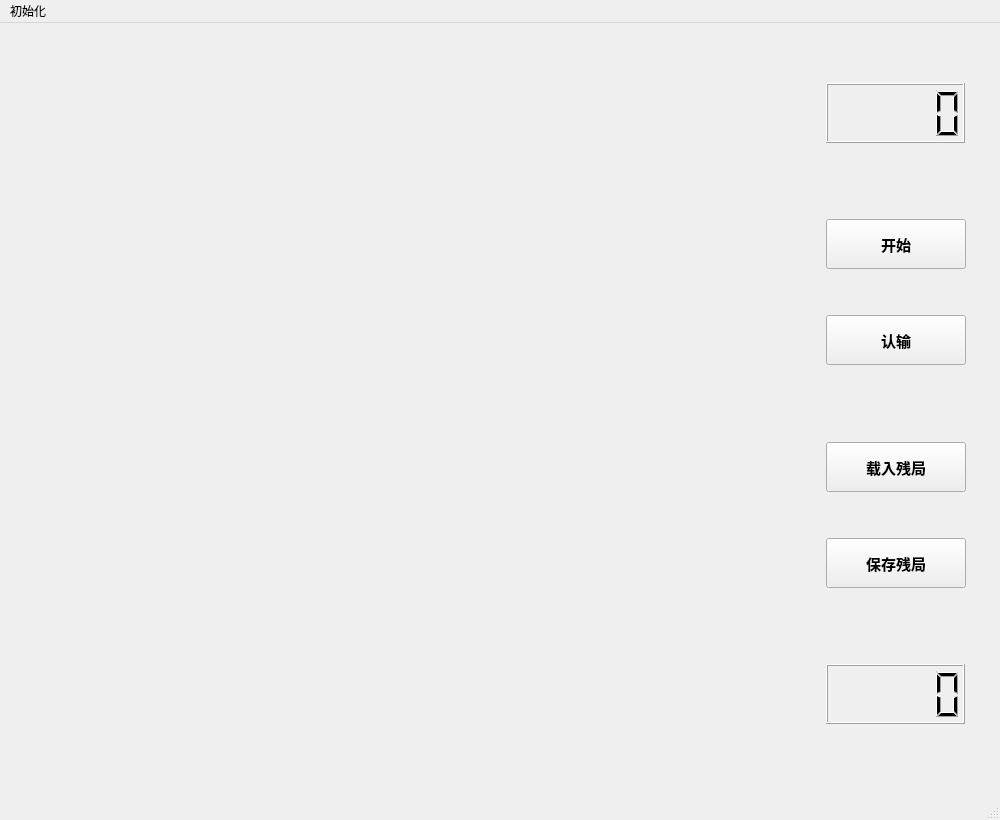
<?xml version="1.0" encoding="UTF-8"?>
<ui version="4.0">
 <class>MainWindow</class>
 <widget class="QMainWindow" name="MainWindow">
  <property name="geometry">
   <rect>
    <x>0</x>
    <y>0</y>
    <width>1000</width>
    <height>820</height>
   </rect>
  </property>
  <property name="sizePolicy">
   <sizepolicy hsizetype="Fixed" vsizetype="Fixed">
    <horstretch>0</horstretch>
    <verstretch>0</verstretch>
   </sizepolicy>
  </property>
  <property name="windowTitle">
   <string>Chess</string>
  </property>
  <widget class="QWidget" name="centralWidget">
   <widget class="QWidget" name="">
    <property name="geometry">
     <rect>
      <x>815</x>
      <y>40</y>
      <width>161</width>
      <height>681</height>
     </rect>
    </property>
    <layout class="QVBoxLayout" name="verticalLayout_3">
     <property name="topMargin">
      <number>20</number>
     </property>
     <property name="bottomMargin">
      <number>20</number>
     </property>
     <item>
      <widget class="QLCDNumber" name="lcdNumber">
       <property name="minimumSize">
        <size>
         <width>100</width>
         <height>60</height>
        </size>
       </property>
       <property name="maximumSize">
        <size>
         <width>16777215</width>
         <height>60</height>
        </size>
       </property>
       <property name="font">
        <font>
         <family>Agency FB</family>
         <weight>75</weight>
         <bold>true</bold>
        </font>
       </property>
      </widget>
     </item>
     <item>
      <spacer name="verticalSpacer_4">
       <property name="orientation">
        <enum>Qt::Vertical</enum>
       </property>
       <property name="sizeHint" stdset="0">
        <size>
         <width>20</width>
         <height>40</height>
        </size>
       </property>
      </spacer>
     </item>
     <item>
      <layout class="QVBoxLayout" name="verticalLayout_2">
       <item>
        <layout class="QHBoxLayout" name="horizontalLayout">
         <property name="spacing">
          <number>0</number>
         </property>
         <item>
          <spacer name="horizontalSpacer">
           <property name="orientation">
            <enum>Qt::Horizontal</enum>
           </property>
           <property name="sizeHint" stdset="0">
            <size>
             <width>40</width>
             <height>20</height>
            </size>
           </property>
          </spacer>
         </item>
         <item>
          <widget class="QPushButton" name="pushButton">
           <property name="minimumSize">
            <size>
             <width>140</width>
             <height>50</height>
            </size>
           </property>
           <property name="maximumSize">
            <size>
             <width>140</width>
             <height>50</height>
            </size>
           </property>
           <property name="font">
            <font>
             <family>Tw Cen MT</family>
             <pointsize>11</pointsize>
             <weight>75</weight>
             <bold>true</bold>
            </font>
           </property>
           <property name="styleSheet">
            <string notr="true"/>
           </property>
           <property name="text">
            <string>开始</string>
           </property>
           <property name="flat">
            <bool>false</bool>
           </property>
          </widget>
         </item>
        </layout>
       </item>
       <item>
        <spacer name="verticalSpacer">
         <property name="orientation">
          <enum>Qt::Vertical</enum>
         </property>
         <property name="sizeHint" stdset="0">
          <size>
           <width>20</width>
           <height>40</height>
          </size>
         </property>
        </spacer>
       </item>
       <item>
        <layout class="QHBoxLayout" name="horizontalLayout_2">
         <property name="spacing">
          <number>0</number>
         </property>
         <item>
          <spacer name="horizontalSpacer_2">
           <property name="orientation">
            <enum>Qt::Horizontal</enum>
           </property>
           <property name="sizeHint" stdset="0">
            <size>
             <width>40</width>
             <height>20</height>
            </size>
           </property>
          </spacer>
         </item>
         <item>
          <widget class="QPushButton" name="pushButton_2">
           <property name="minimumSize">
            <size>
             <width>140</width>
             <height>50</height>
            </size>
           </property>
           <property name="maximumSize">
            <size>
             <width>140</width>
             <height>50</height>
            </size>
           </property>
           <property name="font">
            <font>
             <family>Tw Cen MT</family>
             <pointsize>11</pointsize>
             <weight>75</weight>
             <bold>true</bold>
            </font>
           </property>
           <property name="styleSheet">
            <string notr="true"/>
           </property>
           <property name="text">
            <string>认输</string>
           </property>
           <property name="flat">
            <bool>false</bool>
           </property>
          </widget>
         </item>
        </layout>
       </item>
      </layout>
     </item>
     <item>
      <spacer name="verticalSpacer_3">
       <property name="orientation">
        <enum>Qt::Vertical</enum>
       </property>
       <property name="sizeHint" stdset="0">
        <size>
         <width>20</width>
         <height>40</height>
        </size>
       </property>
      </spacer>
     </item>
     <item>
      <layout class="QVBoxLayout" name="verticalLayout">
       <item>
        <layout class="QHBoxLayout" name="horizontalLayout_3">
         <property name="spacing">
          <number>0</number>
         </property>
         <item>
          <spacer name="horizontalSpacer_3">
           <property name="orientation">
            <enum>Qt::Horizontal</enum>
           </property>
           <property name="sizeHint" stdset="0">
            <size>
             <width>40</width>
             <height>20</height>
            </size>
           </property>
          </spacer>
         </item>
         <item>
          <widget class="QPushButton" name="pushButton_4">
           <property name="minimumSize">
            <size>
             <width>140</width>
             <height>50</height>
            </size>
           </property>
           <property name="maximumSize">
            <size>
             <width>140</width>
             <height>50</height>
            </size>
           </property>
           <property name="font">
            <font>
             <family>Tw Cen MT</family>
             <pointsize>11</pointsize>
             <weight>75</weight>
             <bold>true</bold>
            </font>
           </property>
           <property name="styleSheet">
            <string notr="true"/>
           </property>
           <property name="text">
            <string>载入残局</string>
           </property>
           <property name="flat">
            <bool>false</bool>
           </property>
          </widget>
         </item>
        </layout>
       </item>
       <item>
        <spacer name="verticalSpacer_2">
         <property name="orientation">
          <enum>Qt::Vertical</enum>
         </property>
         <property name="sizeHint" stdset="0">
          <size>
           <width>20</width>
           <height>40</height>
          </size>
         </property>
        </spacer>
       </item>
       <item>
        <layout class="QHBoxLayout" name="horizontalLayout_4">
         <property name="spacing">
          <number>0</number>
         </property>
         <item>
          <spacer name="horizontalSpacer_4">
           <property name="orientation">
            <enum>Qt::Horizontal</enum>
           </property>
           <property name="sizeHint" stdset="0">
            <size>
             <width>40</width>
             <height>20</height>
            </size>
           </property>
          </spacer>
         </item>
         <item>
          <widget class="QPushButton" name="pushButton_5">
           <property name="minimumSize">
            <size>
             <width>140</width>
             <height>50</height>
            </size>
           </property>
           <property name="maximumSize">
            <size>
             <width>140</width>
             <height>50</height>
            </size>
           </property>
           <property name="font">
            <font>
             <family>Tw Cen MT</family>
             <pointsize>11</pointsize>
             <weight>75</weight>
             <bold>true</bold>
            </font>
           </property>
           <property name="styleSheet">
            <string notr="true"/>
           </property>
           <property name="text">
            <string>保存残局</string>
           </property>
           <property name="flat">
            <bool>false</bool>
           </property>
          </widget>
         </item>
        </layout>
       </item>
      </layout>
     </item>
     <item>
      <spacer name="verticalSpacer_5">
       <property name="orientation">
        <enum>Qt::Vertical</enum>
       </property>
       <property name="sizeHint" stdset="0">
        <size>
         <width>20</width>
         <height>40</height>
        </size>
       </property>
      </spacer>
     </item>
     <item>
      <widget class="QLCDNumber" name="lcdNumber_2">
       <property name="minimumSize">
        <size>
         <width>0</width>
         <height>60</height>
        </size>
       </property>
       <property name="maximumSize">
        <size>
         <width>16777215</width>
         <height>60</height>
        </size>
       </property>
      </widget>
     </item>
    </layout>
   </widget>
  </widget>
  <widget class="QMenuBar" name="menuBar">
   <property name="geometry">
    <rect>
     <x>0</x>
     <y>0</y>
     <width>1000</width>
     <height>26</height>
    </rect>
   </property>
   <property name="autoFillBackground">
    <bool>true</bool>
   </property>
   <widget class="QMenu" name="menu">
    <property name="title">
     <string>初始化</string>
    </property>
    <addaction name="action"/>
   </widget>
   <addaction name="menu"/>
  </widget>
  <widget class="QStatusBar" name="statusBar"/>
  <action name="action">
   <property name="text">
    <string>连接</string>
   </property>
  </action>
 </widget>
 <layoutdefault spacing="6" margin="11"/>
 <resources/>
 <connections/>
</ui>
